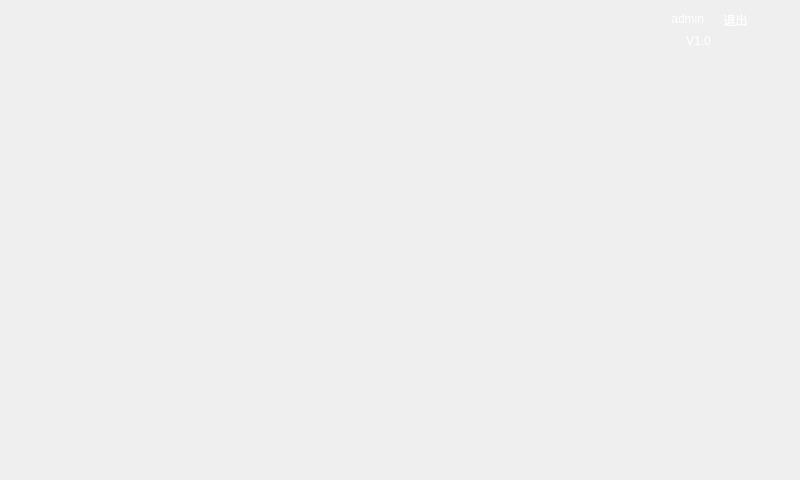
<?xml version="1.0" encoding="UTF-8"?>
<ui version="4.0">
 <class>Dialog</class>
 <widget class="QDialog" name="Dialog">
  <property name="geometry">
   <rect>
    <x>0</x>
    <y>0</y>
    <width>800</width>
    <height>480</height>
   </rect>
  </property>
  <property name="windowTitle">
   <string>Dialog</string>
  </property>
  <property name="styleSheet">
   <string notr="true">background-image: url(:/ui/ui_new/bg_Frame.jpg);</string>
  </property>
  <widget class="QPushButton" name="pushButton_DeleteBackup">
   <property name="geometry">
    <rect>
     <x>407</x>
     <y>252</y>
     <width>215</width>
     <height>171</height>
    </rect>
   </property>
   <property name="styleSheet">
    <string notr="true">QPushButton {
	background-image: url(:/ui/ui/dialog_button.png);
font-size:30px bold;

border-radius:20px;
}

QPushButton:pressed {
	background-image: url(:/ui/ui/dialog_pressed.png);
font-size:30px bold;

border-radius:20px;
}

QPushButton:!enabled{
	background-image: url(:/ui/ui/dialog_button_gray.png);
font-size:30px bold;

border-radius:20px;
}

</string>
   </property>
   <property name="text">
    <string/>
   </property>
  </widget>
  <widget class="QPushButton" name="pushButton_checkshow">
   <property name="geometry">
    <rect>
     <x>162</x>
     <y>82</y>
     <width>215</width>
     <height>171</height>
    </rect>
   </property>
   <property name="styleSheet">
    <string notr="true">QPushButton {
	background-image: url(:/ui/ui/dialog_button.png);
font-size:30px bold;

border-radius:20px;
}

QPushButton:pressed {
	background-image: url(:/ui/ui/dialog_pressed.png);
font-size:30px bold;

border-radius:20px;
}

</string>
   </property>
   <property name="text">
    <string/>
   </property>
  </widget>
  <widget class="QPushButton" name="pushButton_test">
   <property name="geometry">
    <rect>
     <x>407</x>
     <y>82</y>
     <width>215</width>
     <height>171</height>
    </rect>
   </property>
   <property name="styleSheet">
    <string notr="true">QPushButton {
	background-image: url(:/ui/ui/dialog_button.png);
font-size:30px bold;

border-radius:20px;
}

QPushButton:pressed {
	background-image: url(:/ui/ui/dialog_pressed.png);
font-size:30px bold;

border-radius:20px;
}

</string>
   </property>
   <property name="text">
    <string/>
   </property>
  </widget>
  <widget class="QPushButton" name="pushButton_Set">
   <property name="geometry">
    <rect>
     <x>162</x>
     <y>252</y>
     <width>215</width>
     <height>171</height>
    </rect>
   </property>
   <property name="styleSheet">
    <string notr="true">QPushButton {
	background-image: url(:/ui/ui/dialog_button.png);
font-size:30px bold;

border-radius:20px;
}

QPushButton:pressed {
	background-image: url(:/ui/ui/dialog_pressed.png);
font-size:30px bold;

border-radius:20px;
}

QPushButton:!enabled{
	background-image: url(:/ui/ui/dialog_button_gray.png);
font-size:30px bold;

border-radius:20px;
}</string>
   </property>
   <property name="text">
    <string/>
   </property>
  </widget>
  <widget class="QLabel" name="label">
   <property name="geometry">
    <rect>
     <x>0</x>
     <y>0</y>
     <width>801</width>
     <height>54</height>
    </rect>
   </property>
   <property name="styleSheet">
    <string notr="true">background-image: url(:/ui/ui_new/Up_Frame.jpg);</string>
   </property>
   <property name="text">
    <string/>
   </property>
  </widget>
  <widget class="QLabel" name="label_date">
   <property name="geometry">
    <rect>
     <x>90</x>
     <y>10</y>
     <width>91</width>
     <height>17</height>
    </rect>
   </property>
   <property name="styleSheet">
    <string notr="true">background:transparent;
color:white;</string>
   </property>
   <property name="text">
    <string/>
   </property>
  </widget>
  <widget class="QLabel" name="label_Time">
   <property name="geometry">
    <rect>
     <x>90</x>
     <y>30</y>
     <width>91</width>
     <height>17</height>
    </rect>
   </property>
   <property name="styleSheet">
    <string notr="true">background:transparent;
color:white;</string>
   </property>
   <property name="text">
    <string/>
   </property>
  </widget>
  <widget class="QLabel" name="label_3">
   <property name="geometry">
    <rect>
     <x>0</x>
     <y>407</y>
     <width>801</width>
     <height>73</height>
    </rect>
   </property>
   <property name="styleSheet">
    <string notr="true">background:transparent;
background-image: url(:/ui/Test_Cut/Test_Copyright.png);</string>
   </property>
   <property name="text">
    <string/>
   </property>
  </widget>
  <widget class="QLabel" name="label_2">
   <property name="geometry">
    <rect>
     <x>212</x>
     <y>90</y>
     <width>121</width>
     <height>31</height>
    </rect>
   </property>
   <property name="styleSheet">
    <string notr="true">background:transparent;
background-image: url(:/ui/ui/Dialog_TestW.png);
color:white;</string>
   </property>
   <property name="text">
    <string/>
   </property>
  </widget>
  <widget class="QLabel" name="label_6">
   <property name="geometry">
    <rect>
     <x>458</x>
     <y>89</y>
     <width>121</width>
     <height>31</height>
    </rect>
   </property>
   <property name="styleSheet">
    <string notr="true">background:transparent;
background-image: url(:/ui/ui/Dialog_SearchW.png);
color:white;</string>
   </property>
   <property name="text">
    <string/>
   </property>
  </widget>
  <widget class="QLabel" name="label_8">
   <property name="geometry">
    <rect>
     <x>444</x>
     <y>261</y>
     <width>151</width>
     <height>31</height>
    </rect>
   </property>
   <property name="styleSheet">
    <string notr="true">background:transparent;
background-image: url(:/ui/ui/Dialog_backupandDeletew.png);
color:white;</string>
   </property>
   <property name="text">
    <string/>
   </property>
  </widget>
  <widget class="QLabel" name="label_Test">
   <property name="geometry">
    <rect>
     <x>218</x>
     <y>131</y>
     <width>111</width>
     <height>101</height>
    </rect>
   </property>
   <property name="styleSheet">
    <string notr="true">background:transparent;
background-image: url(:/ui/ui_new/Test_in.png);</string>
   </property>
   <property name="text">
    <string/>
   </property>
  </widget>
  <widget class="QLabel" name="label_Search">
   <property name="geometry">
    <rect>
     <x>474</x>
     <y>125</y>
     <width>111</width>
     <height>101</height>
    </rect>
   </property>
   <property name="styleSheet">
    <string notr="true">background:transparent;
background-image: url(:/ui/ui_new/Search_in.png);</string>
   </property>
   <property name="text">
    <string/>
   </property>
  </widget>
  <widget class="QLabel" name="label_Delete">
   <property name="geometry">
    <rect>
     <x>461</x>
     <y>304</y>
     <width>111</width>
     <height>101</height>
    </rect>
   </property>
   <property name="styleSheet">
    <string notr="true">QLabel{
  background:transparent;
background-image: url(:/ui/ui_new/Delete_in.png);
color:white;
}

QLabel:!enabled{
  background:transparent;
background-image: url(:/ui/ui_new/Delete_in_gray.png);
color:white;
}
</string>
   </property>
   <property name="text">
    <string/>
   </property>
  </widget>
  <widget class="QLabel" name="Label_UserName">
   <property name="geometry">
    <rect>
     <x>613</x>
     <y>8</y>
     <width>91</width>
     <height>21</height>
    </rect>
   </property>
   <property name="styleSheet">
    <string notr="true">background:transparent;
color:white;

</string>
   </property>
   <property name="text">
    <string>admin</string>
   </property>
   <property name="alignment">
    <set>Qt::AlignRight|Qt::AlignTrailing|Qt::AlignVCenter</set>
   </property>
  </widget>
  <widget class="QPushButton" name="pushButton_LogOut">
   <property name="geometry">
    <rect>
     <x>710</x>
     <y>4</y>
     <width>51</width>
     <height>31</height>
    </rect>
   </property>
   <property name="styleSheet">
    <string notr="true">background:transparent;
border:none;
color:white;

</string>
   </property>
   <property name="text">
    <string>退出</string>
   </property>
  </widget>
  <widget class="QLabel" name="Label_SoftWareVersion">
   <property name="geometry">
    <rect>
     <x>686</x>
     <y>30</y>
     <width>91</width>
     <height>21</height>
    </rect>
   </property>
   <property name="styleSheet">
    <string notr="true">background:transparent;
color:white;

</string>
   </property>
   <property name="text">
    <string>V1.0</string>
   </property>
  </widget>
  <widget class="QLabel" name="label_SET">
   <property name="geometry">
    <rect>
     <x>220</x>
     <y>290</y>
     <width>131</width>
     <height>111</height>
    </rect>
   </property>
   <property name="styleSheet">
    <string notr="true">QLabel{
  background:transparent;
background-image: url(:/ui/ui_new/set_in.png);
color:white;
}

QLabel:!enabled{
  background:transparent;
background-image: url(:/ui/ui_new/set_in_gray.png);
color:white;
}
</string>
   </property>
   <property name="text">
    <string/>
   </property>
  </widget>
  <widget class="QLabel" name="label_7">
   <property name="geometry">
    <rect>
     <x>200</x>
     <y>260</y>
     <width>141</width>
     <height>31</height>
    </rect>
   </property>
   <property name="styleSheet">
    <string notr="true">QLabel{
background:transparent;
background-image: url(:/ui/ui/Dialog_SystemSetW.png);
color:white;
}</string>
   </property>
   <property name="text">
    <string/>
   </property>
  </widget>
 </widget>
 <layoutdefault spacing="6" margin="11"/>
 <resources/>
 <connections/>
</ui>
